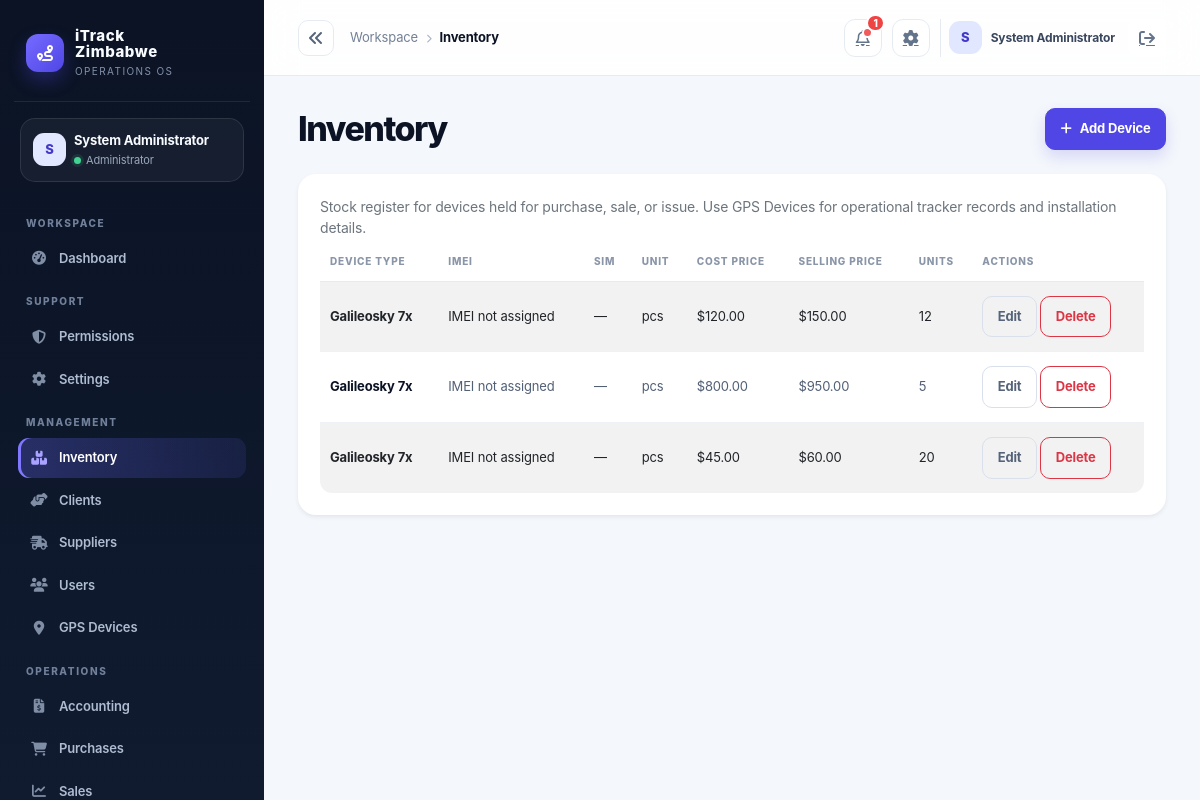
/index.php?controller=inventory (signed in), run on the app's committed database.
### tables this page shows
CREATE TABLE IF NOT EXISTS products (
  id INT AUTO_INCREMENT PRIMARY KEY,
  category_id INT NULL,
  name VARCHAR(150) NOT NULL,
  sku VARCHAR(100) NOT NULL UNIQUE,
  imei VARCHAR(100) NULL UNIQUE,
  sim_number VARCHAR(80) NULL,
  device_type VARCHAR(80) NOT NULL DEFAULT 'Galileosky 7x',
  unit VARCHAR(50) NOT NULL DEFAULT 'pcs',
  cost_price DECIMAL(12,2) NOT NULL DEFAULT 0.00,
  selling_price DECIMAL(12,2) NOT NULL DEFAULT 0.00,
  opening_stock INT NOT NULL DEFAULT 0,
  reorder_level INT NOT NULL DEFAULT 0,
  status VARCHAR(20) NOT NULL DEFAULT 'active',
  created_at TIMESTAMP DEFAULT CURRENT_TIMESTAMP,
  FOREIGN KEY (category_id) REFERENCES categories(id) ON DELETE SET NULL
);

### app/controllers/InventoryController.php (called while the page is built, shortened)
<?php
class InventoryController extends Controller
{
    private Product $productModel;
    public function __construct()
    {
        $this->productModel = new Product();
    }
    public function index(): void
    {
        $this->view('inventory/index', ['products' => $this->productModel->all()]);
    }
}

### public/index.php (called while the page is built, shortened)
<?php
$uri = $_SERVER['REQUEST_URI'] ?? '/';
$controllerKey = $_GET['controller'] ?? null;
$actionKey = $_GET['action'] ?? null;
$route = $controllerKey ? [
    'controller' => ucfirst($controllerKey) . 'Controller',
    'action' => $actionKey ?? 'index',
] : Router::route($uri);
$actionName = $route['action'];
$controller = new $controllerName();
$controller->$actionName();

### app/core/Model.php (called while the page is built, shortened)
<?php
require_once dirname(__DIR__) . '/config/database.php';
abstract class Model
{
    protected PDO $db;
    public function __construct()
    {
        $this->db = Database::getInstance();
    }
    protected function fetchOne(string $sql, array $params = []): ?array
    {
        $stmt = $this->db->prepare($sql);
        $stmt->execute($params);
        $row = $stmt->fetch();
        return $row === false ? null : $row;
    }
    protected function fetchAll(string $sql, array $params = []): array
    {
        $stmt = $this->db->prepare($sql);
        $stmt->execute($params);
        return $stmt->fetchAll();
    }
    protected function execute(string $sql, array $params = []): int
    {
        $stmt = $this->db->prepare($sql);
        $stmt->execute($params);
        return $stmt->rowCount();
    }
}

### app/config/env.php (called while the page is built, shortened)
<?php
function loadEnv(): array
{
    static $loaded = null;
    if ($loaded !== null) {
        return $loaded;
    }
    $loaded = [];
    $envPath = dirname(__DIR__, 2) . '/.env';
    if (!is_readable($envPath)) {
        return $loaded;
    }
    return $loaded;
}
function env(string $key, $default = null)
{
    $vars = loadEnv();
    $value = getenv($key);
    return $value !== false ? $value : $default;
}

### app/config/app.php (called while the page is built)
<?php
require_once __DIR__ . '/env.php';
return [
    'app_name' => env('APP_NAME', 'iTrack Zimbabwe'),
    'environment' => strtolower((string) env('APP_ENV', 'development')),
    'db_driver' => strtolower((string) env('DB_DRIVER', 'auto')),
    'db_sqlite_path' => (string) env('DB_SQLITE_PATH', dirname(__DIR__, 2) . '/storage/itrack.sqlite'),
    'allow_registration' => filter_var(env('APP_ALLOW_REGISTRATION', !in_array(strtolower((string) env('APP_ENV', 'development')), ['prod', 'production'], true)), FILTER_VALIDATE_BOOLEAN),
    'session_secure' => filter_var(env('APP_SESSION_SECURE', false), FILTER_VALIDATE_BOOLEAN),
    'mail_from' => env('MAIL_FROM', 'no-reply@localhost'),
    'public_url' => rtrim((string) env('APP_PUBLIC_URL', ''), '/'),
    'debug' => filter_var(env('APP_DEBUG', false), FILTER_VALIDATE_BOOLEAN),
    'base_url' => env('APP_BASE_URL', '/itrack-zimbabwe'),
    'db' => [
        'host' => env('DB_HOST', '127.0.0.1'),
        'port' => env('DB_PORT', '3306'),
        'name' => env('DB_NAME', 'itrack_zimbabwe'),
        'user' => env('DB_USER', 'root'),
        'pass' => env('DB_PASS', ''),
    ],
    'session_name' => env('SESSION_NAME', 'itrack_session'),
    'csrf_token_name' => env('CSRF_TOKEN_NAME', 'csrf_token'),
    'upload_dir' => env('UPLOAD_DIR', dirname(__DIR__, 1) . '/uploads'),
    'openrouter_api_key' => env('OPENROUTER_API_KEY', ''),
    'openrouter_model' => env('OPENROUTER_MODEL', 'openrouter/free'),
];

### app/config/database.php (called while the page is built, shortened)
<?php
require_once dirname(__DIR__) . '/config/app.php';
class Database
{
    private static ?PDO $instance = null;
    public static function getInstance(): PDO
    {
        if (self::$instance === null) {
            $config = require dirname(__DIR__) . '/config/app.php';
            $mysqlEnabled = extension_loaded('pdo_mysql');
            if ($config['db_driver'] === 'sqlite') {
                self::$instance = self::createSqliteInstance($config);
            } elseif ($config['db_driver'] === 'mysql' || ($config['db_driver'] === 'auto' && $mysqlEnabled)) {
                try {
                    $dsn = sprintf('mysql:host=%s;port=%s;dbname=%s;charset=utf8mb4', $config['db']['host'], $config['db']['port'], $config['db']['name']);
                    self::$instance = new PDO($dsn, $config['db']['user'], $config['db']['pass'], [
                        PDO::ATTR_ERRMODE => PDO::ERRMODE_EXCEPTION,
                        PDO::ATTR_DEFAULT_FETCH_MODE => PDO::FETCH_ASSOC,
                        PDO::ATTR_EMULATE_PREPARES => false,
                    ]);
                } catch (PDOException $exception) {
                    if ($config['environment'] === 'production' || $config['db_driver'] === 'mysql') {
                        throw new RuntimeException('Unable to connect to the configured MySQL database.', 0, $exception);
                    }
                    self::$instance = self::createSqliteInstance($config);
                }
            } else {
                if ($config['environment'] === 'production' && $config['db_driver'] !== 'sqlite') {
                    throw new RuntimeException('Production requires DB_DRIVER=mysql or an explicit DB_DRIVER=sqlite configuration.');
                }
                self::$instance = self::createSqliteInstance($config);
            }
        }
        return self::$instance;
    }
}

### app/models/Product.php (called while the page is built, shortened)
<?php
require_once dirname(__DIR__) . '/core/Model.php';
class Product extends Model
{
    public function all(): array
    {
        return $this->fetchAll('SELECT * FROM products ORDER BY name ASC');
    }
}

### app/helpers/auth.php (called while the page is built, shortened)
<?php
function currentUser(): ?array
{
    return $_SESSION['user'] ?? null;
}

### app/models/Notification.php (called while the page is built, shortened)
<?php
require_once dirname(__DIR__) . '/core/Model.php';
class Notification extends Model
{
    public function unreadCount(?int $userId = null): int
    {
        $sql = 'SELECT COUNT(*) AS total FROM notifications WHERE is_read = 0';
        $params = [];
        if ($userId !== null) {
            $sql .= ' AND user_id = :user_id';
            $params[':user_id'] = $userId;
        }
        return (int) ($this->fetchOne($sql, $params)['total'] ?? 0);
    }
}

### app/views/inventory/index.php (the view, shortened to what this page needs)
<div class="d-flex justify-content-between align-items-center mb-4">
    <h2 class="h4 mb-0">Inventory</h2>
    <a class="btn btn-primary" href="/index.php?controller=inventory&action=create"><i class="fa-solid fa-plus me-2" aria-hidden="true"></i>Add Device</a>
</div>
<div class="card shadow-sm border-0">
    <div class="card-body">
        <p class="text-secondary small mb-3">Stock register for devices held for purchase, sale, or issue. Use GPS Devices for operational tracker records and installation details.</p>
        <div class="table-responsive">
            <table class="table table-striped align-middle">
                <thead>
                    <tr>
                        <th>Device Type</th>
                        <th>IMEI</th>
                        <th>SIM</th>
                        <th>Unit</th>
                        <th>Cost Price</th>
                        <th>Selling Price</th>
                        <th>Units</th>
                        <th>Actions</th>
                    </tr>
                </thead>
                <tbody>
                <?php foreach ($products as $product): ?>
                    <tr>
                        <td><?= htmlspecialchars($product['device_type'] ?? '—') ?></td>
                        <td><?= htmlspecialchars(($product['imei'] ?? '') !== '' ? $product['imei'] : 'IMEI not assigned') ?></td>
                        <td><?= htmlspecialchars($product['sim_number'] ?? '—') ?></td>
                        <td><?= htmlspecialchars($product['unit'] ?? '') ?></td>
                        <td>$<?= number_format((float) ($product['cost_price'] ?? 0), 2) ?></td>
                        <td>$<?= number_format((float) ($product['selling_price'] ?? 0), 2) ?></td>
                        <td><?= (int) ($product['opening_stock'] ?? 0) ?></td>
                        <td>
                            <a class="btn btn-sm btn-outline-secondary" href="/index.php?controller=inventory&action=edit&id=<?= (int) ($product['id'] ?? 0) ?>">Edit</a>
                            <a class="btn btn-sm btn-outline-danger" href="/index.php?controller=inventory&action=delete&id=<?= (int) ($product['id'] ?? 0) ?>" onclick="return confirm('Delete this product?')">Delete</a>
                        </td>
                    </tr>
                <?php endforeach; ?>
                </tbody>
            </table>
        </div>
    </div>
</div>

### app/views/layouts/partials/header.php (shortened to what this page needs)
<?php
$headerUser = currentUser() ?? [];
$headerName = $headerUser['name'] ?? 'User';
$headerInitial = strtoupper(substr((string)$headerName, 0, 1));
$headerController = strtolower($_GET['controller'] ?? 'dashboard');
$headerLabels = ['dashboard'=>'Overview','inventory'=>'Inventory','clients'=>'Clients','supplier'=>'Suppliers','users'=>'Users','gps'=>'GPS Devices','accounting'=>'Accounting','purchases'=>'Purchases','sales'=>'Sales','requisition'=>'Requisitions','reports'=>'Reports','notification'=>'Notifications','settings'=>'Settings'];
$headerSection = basename($_SERVER['SCRIPT_NAME'] ?? '') === 'dashboard.php' ? 'Overview' : ($headerLabels[$headerController] ?? ucfirst($headerController));
$headerNotificationCount = 0;
$currentUserId = (int) ($headerUser['id'] ?? 0);
if ($currentUserId > 0) {
    $headerNotificationCount = (new Notification())->unreadCount($currentUserId);
}
?>
<header class="topbar">
    <button class="sidebar-collapse-toggle" type="button" aria-label="Collapse sidebar" aria-expanded="true" title="Collapse sidebar"><i class="fa-solid fa-angles-left"></i></button>
    <div class="crumb"><span class="d-none d-sm-inline">Workspace</span><i class="fa-solid fa-chevron-right mx-2" style="font-size:9px;color:#aab4c4"></i><strong><?= htmlspecialchars($headerSection) ?></strong></div>
    <div class="top-actions">
        <a class="icon-button" href="/index.php?controller=notification" aria-label="Notifications" data-notification-link>
            <i class="fa-regular fa-bell"></i>
            <span class="notification-badge" data-notification-badge<?= $headerNotificationCount > 0 ? '' : ' hidden' ?>></span>
            <span class="notification-count" data-notification-count<?= $headerNotificationCount > 0 ? '' : ' hidden' ?>><?= $headerNotificationCount > 0 ? htmlspecialchars((string) $headerNotificationCount, ENT_QUOTES, 'UTF-8') : '' ?></span>
        </a>
        <a class="icon-button d-none d-sm-grid" href="/index.php?controller=settings" aria-label="Settings"><i class="fa-solid fa-gear"></i></a>
        <div class="user-pill"><div class="avatar"><?= htmlspecialchars($headerInitial) ?></div><span><?= htmlspecialchars($headerName) ?></span><a class="icon-button border-0 ms-1" href="/logout.php" aria-label="Sign out"><i class="fa-solid fa-arrow-right-from-bracket"></i></a></div>
    </div>
</header>

### app/views/layouts/main.php (style rules this page uses)
:root { --ink:#0b1324; --ink-2:#111d33; --muted:#738096; --line:#e6ebf2; --canvas:#f4f7fb; --card:#fff; --brand:#4f46e5; --brand-2:#6d5dfc; --mint:#13b981; --amber:#f59e0b; --danger:#e25555; --shadow:0 16px 40px rgba(15,23,42,.06); }
* { box-sizing:border-box; }
body { background:var(--canvas); color:var(--ink); margin:0; font-family:Inter,ui-sans-serif,system-ui,-apple-system,"Segoe UI",sans-serif; letter-spacing:-.01em; }
a { color:inherit; }
.sidebar-collapse-toggle { width:36px;height:36px;display:grid;place-items:center;border:1px solid var(--line);border-radius:10px;background:#fff;color:#56647a; }
.avatar { width:33px; height:33px; border-radius:11px; background:#e0e7ff; color:#4338ca; display:grid; place-items:center; font-weight:800; font-size:13px; }
.topbar { height:76px; display:flex; align-items:center; gap:16px; padding:0 34px; background:rgba(255,255,255,.88); border-bottom:1px solid var(--line); backdrop-filter:blur(16px); position:sticky; top:0; z-index:10; }
.crumb { font-size:13px; color:var(--muted); }
.crumb strong { color:var(--ink); font-weight:750; }
.top-actions { margin-left:auto; display:flex; align-items:center; gap:10px; }
.icon-button { width:38px; height:38px; display:grid; place-items:center; color:#64748b; border:1px solid var(--line); background:#fff; border-radius:11px; position:relative; }
.notification-badge { position:absolute; width:7px; height:7px; background:#f15b5b; border-radius:50%; right:8px; top:7px; border:2px solid #fff; box-sizing:content-box; }
.notification-count { position:absolute; min-width:18px; height:18px; padding:0 5px; display:grid; place-items:center; border-radius:999px; background:#ef4444; color:#fff; font-size:10px; font-weight:800; right:-4px; top:-6px; border:2px solid #fff; }
.user-pill { display:flex; align-items:center; gap:9px; padding-left:8px; border-left:1px solid var(--line); }
.user-pill span { font-size:12px; font-weight:700; color:#39465d; }
main h2.h4 { font-size:clamp(25px,3vw,34px); font-weight:800; letter-spacing:-.045em; line-height:1.1; }
main > .d-flex.justify-content-between { margin-bottom:24px !important; }
.card { border:1px solid var(--line); border-radius:18px; background:var(--card); box-shadow:var(--shadow); }
.card .card-body { padding:22px; }
.btn { border-radius:10px; font-weight:700; font-size:13px; padding:.63rem .9rem; }
.btn-primary { background:var(--brand); border-color:var(--brand); box-shadow:0 7px 15px rgba(79,70,229,.18); }
.table { margin:0; font-size:13px; }
.table thead th { color:#8a96a8; border-bottom:1px solid var(--line); text-transform:uppercase; letter-spacing:.08em; font-size:10px; font-weight:800; padding:0 10px 12px; white-space:nowrap; }
.table tbody td { padding:14px 10px; border-color:#eef1f5; color:#526076; vertical-align:middle; }
.table tbody tr:last-child td { border-bottom:0; }
.table tbody td:first-child { color:var(--ink); font-weight:750; }
.table-striped>tbody>tr:nth-of-type(odd)>* { --bs-table-accent-bg:#fafbfe; color:inherit; }
.table-responsive { border-radius:12px; }
.btn-outline-secondary { color:#56647a; border-color:#d9e0eb; }

### data on the page
products: id "1", device_type "Galileosky 7x", imei "IMEI not assigned", sim_number "—", unit "pcs", cost_price "800.00", selling_price "950.00", opening_stock "5"
products: device_type "Galileosky 7x", imei "IMEI not assigned", sim_number "—", unit "pcs", cost_price "120.00", selling_price "150.00", opening_stock "12"
products: device_type "Galileosky 7x", imei "IMEI not assigned", sim_number "—", unit "pcs", cost_price "45.00", selling_price "60.00", opening_stock "20"

### other printed values
$initials "S"
$user['name'] "System Administrator"
$role "Administrator"
$group "WORKSPACE"
$item['label'] "Dashboard"
$group "SUPPORT"
$item['label'] "Permissions"
$item['label'] "Settings"
$group "MANAGEMENT"
$item['label'] "Inventory"
$item['label'] "Clients"
$item['label'] "Suppliers"
$item['label'] "Users"
$item['label'] "GPS Devices"
$group "OPERATIONS"
